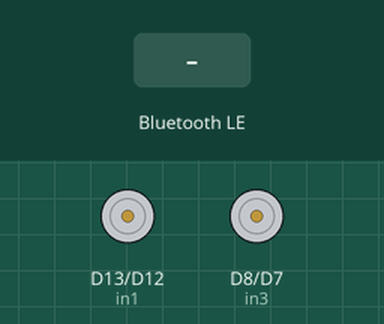
Recording of a sketch running on a simulated Arduino Nano 33 IoT. Shown: motor-driver pin pairs drawn as motors (green arrow = first pin HIGH = forward, orange = second pin HIGH = backward, longer = more drive, scaled by the enable pin). The test bench sets the inputs (shaded band). Nothing arrives over Bluetooth unless stated; a phone connects over Bluetooth LE 3 s after start.

Above: at 3.8 s.
3.9 s: Bluetooth LE write "f255" received
At 4.8 s:
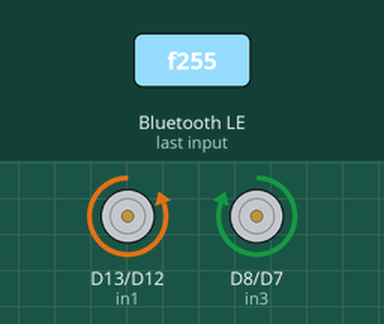
5.4 s: Bluetooth LE write "5" received
At 5.9 s:
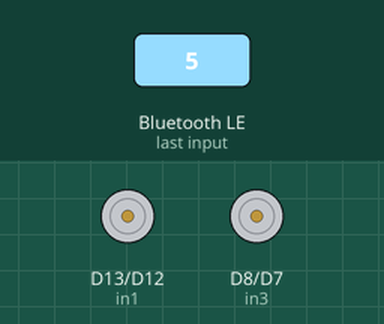
Timing chart, 0 to 8.4 s (numbered marks = the images above; inputs shaded):
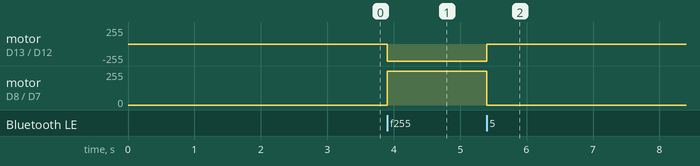

The sketch:

motorDriverBLE.ino
```cpp
#include <ArduinoBLE.h>

// --- Motor Pins ---
#define enA 11
#define enB 6
#define in1 13
#define in2 12
#define in3 8
#define in4 7

// BLE Service & Characteristic
// Using a "String" characteristic so we can send commands like "f255"
BLEService carService("19B10000-E8F2-537E-4F6C-D104768A1214");
BLEStringCharacteristic controlChar("19B10001-E8F2-537E-4F6C-D104768A1214", BLEWrite | BLENotify, 10);

void setup() {
  // Motors
  pinMode(enA, OUTPUT);
  pinMode(enB, OUTPUT);
  pinMode(in1, OUTPUT);
  pinMode(in2, OUTPUT);
  pinMode(in3, OUTPUT);
  pinMode(in4, OUTPUT);

  // Initialize BLE
  if (!BLE.begin()) {
    while (1); // Halt if BLE fails
  }

  BLE.setLocalName("Car"); // Your custom car name
  BLE.setAdvertisedService(carService);
  carService.addCharacteristic(controlChar);
  BLE.addService(carService);

  BLE.advertise();
}

void loop() {
  BLEDevice central = BLE.central();

  if (central) {
    while (central.connected()) {
      if (controlChar.written()) {
        String command = controlChar.value();

        // Split the string: first char is direction, rest is speed
        char dir = command.charAt(0);
        int spd = command.substring(1).toInt();

        executeMove(dir, spd);
      }
    }
    // Safety: Stop the car if the phone disconnects
    stopCar();
  }
}

// --- Motor Control Functions ---
void executeMove(char dir, int spd) {
  switch(dir) {
    case 'f': driveForward(spd);  break;
    case 'b': driveBackward(spd); break;
    case 'l': turnLeft(spd);      break;
    case 'r': turnRight(spd);     break;
    case 's': stopCar();          break;
    default:  stopCar();          break;
  }
}

void driveForward(int spd) {
  digitalWrite(in1, LOW);  digitalWrite(in2, HIGH);
  digitalWrite(in3, HIGH); digitalWrite(in4, LOW);
  analogWrite(enA, spd);   analogWrite(enB, spd);
}

void driveBackward(int spd) {
  digitalWrite(in1, HIGH); digitalWrite(in2, LOW);
  digitalWrite(in3, LOW);  digitalWrite(in4, HIGH);
  analogWrite(enA, spd);   analogWrite(enB, spd);
}

void turnLeft(int spd) {
  digitalWrite(in1, LOW);  digitalWrite(in2, HIGH);
  digitalWrite(in3, LOW);  digitalWrite(in4, HIGH);
  analogWrite(enA, spd);   analogWrite(enB, spd);
}

void turnRight(int spd) {
  digitalWrite(in1, HIGH); digitalWrite(in2, LOW);
  digitalWrite(in3, HIGH); digitalWrite(in4, LOW);
  analogWrite(enA, spd);   analogWrite(enB, spd);
}

void stopCar() {
  digitalWrite(in1, LOW);  digitalWrite(in2, LOW);
  digitalWrite(in3, LOW);  digitalWrite(in4, LOW);
  analogWrite(enA, 0);     analogWrite(enB, 0);
}
```

Measured:
- after the input at 3.9 s, motor on D13 (in1) / D12 (in2): stopped → backward 255/255 at once; motor on D8 (in3) / D7 (in4): stopped → forward 255/255 at once
- after the input at 5.4 s, motor on D13 (in1) / D12 (in2): backward 255/255 → stopped at once; motor on D8 (in3) / D7 (in4): forward 255/255 → stopped at once
